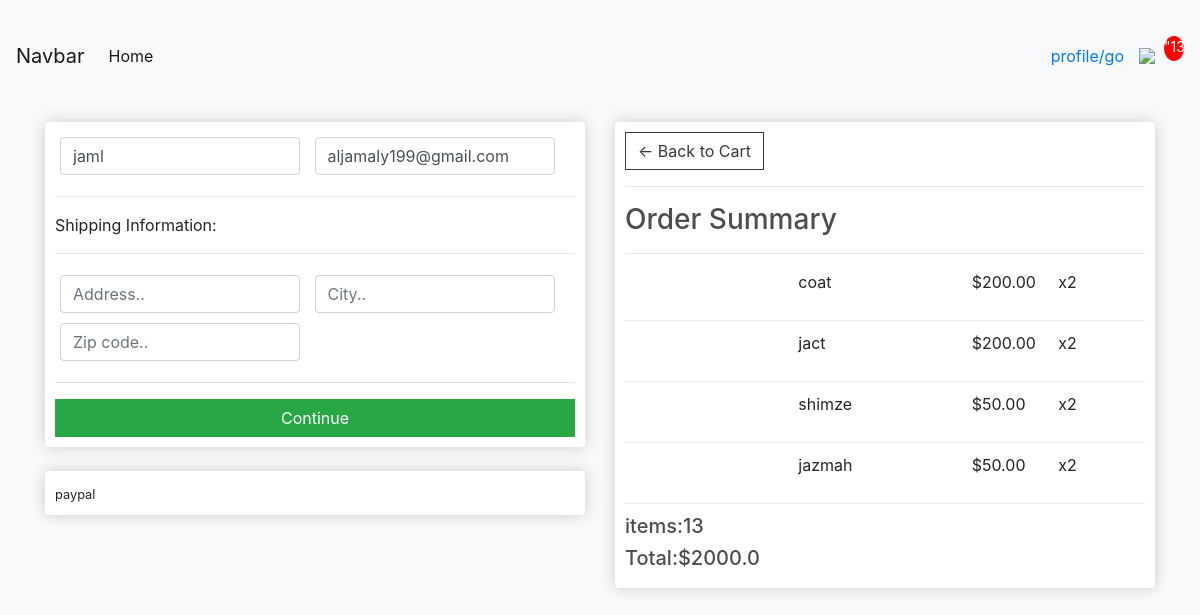
/checkout/ (signed in), run on the app's committed database.
### store/models.py (models this page shows, shortened)
class Customer(models.Model):
	 user=models.OneToOneField(User,null=True, blank=True,on_delete=models.CASCADE)
	 name=models.CharField(max_length=200)
	 email=models.CharField(max_length=200)

class OrderItem(models.Model):
	 product=models.ForeignKey(Product,null=True, blank=True,on_delete=models.CASCADE)
	 order=models.ForeignKey(Order,null=True, blank=True, on_delete=models.CASCADE)
	 quantity=models.IntegerField(default=0,blank=True)
	 date_added=models.DateTimeField(auto_now_add=True)
	 @property
	 def get_total(self):
	 	return self.product.price * self.quantity

class Product(models.Model):
	 name=models.CharField(max_length=200)
	 price =models.FloatField()
	 digital =models.BooleanField(default=False,blank=False)
	 image=models.ImageField(null=True,blank=True)

class Order(models.Model):
	 customer=models.ForeignKey(Customer,null=True, blank=True,on_delete=models.CASCADE)
	 date_ordered=models.DateTimeField( auto_now_add=True)
	 complete =models.BooleanField(default=False,blank=False)
	 transaction_id=models.IntegerField(primary_key=True,unique=True)
	 @property
	 def get_cart_total(self):
	 	orderitems=self.orderitem_set.all()
	 	total=sum([item.get_total for item in orderitems])
	 	return total
	 @property
	 def shipping(self):
	 	shipping=False
	 	orderitems=self.orderitem_set.all()
	 	for i in orderitems:
	 		 if i.product.digital==False:
	 		     shipping=True
	 	return  shipping
	 @property
	 def get_cart_item(self):
	 	orderitems=self.orderitem_set.all()
	 	total=sum([item.quantity for item in orderitems])
	 	return total

### store/views.py (the view)
# urls.py: path('checkout/', views.checkout, name='checkout'),
def checkout(request):
	     customer=Customer.objects.get(user=request.user)
	     data=cartData(request)
	     cartItems=data['cartItems']
	     order=data['order']
	     items=data['items']
	     context={'items':items,'order':order,'cartItems':cartItems,'customer':customer}
	     return render(request,'store/chuckout-r.html',context)

### store/utils.py (called while the page is built)
def cartData(request):
	if request.user.is_authenticated:
		ss=request.user
		customer,created=Customer.objects.get_or_create(user=ss)
		order,created=Order.objects.get_or_create(customer=customer,complete=False)
		items=order.orderitem_set.all()
		cartItems=order.get_cart_item
	else:
		 cookieData=cookieCart(request)
		 cartItems=cookieData['cartItems']
		 order=cookieData['order']
		 items=cookieData['items']
	return{'items':items,'order':order,'cartItems':cartItems}

### store/templates/store/chuckout-r.html (shortened to what this page needs)
{% extends 'store/main.html' %}
{% load static %}
{% block content %}
     <div class="row">
    <div class="col-lg-6">
      <div class="box-element" id="form-wrapper">
        <form id="form">
          <div id="user-info">
            <div class="form-field">
              <input required class="form-control" type="text" value="{{ customer.user }}" name="name" placeholder="Name.." >
            </div>
            <div class="form-field">
              <input required class="form-control" type="email" value="{{ customer.user.email }}" placeholder="Email..">
            </div>
          </div>
          <div id="shipping_info">
            <hr>
            <p>Shipping Information:</p>
            <hr>
            <div class="form-field">
              <input class="form-control" type="text" name="address" placeholder="Address..">
            </div>
            <div class="form-field">
              <input class="form-control" type="text" name="city" placeholder="City..">
            </div>
            <div class="form-field">
              <input class="form-control" type="text" name="zipcode" placeholder="Zip code..">
            </div>
          </div>
          <hr>
          <button id="form-button" class="btn btn-success btn-block"  >
            Continue
          </button>
        </form>
      </div>
      <br>
      <div class="box-element" id="payment-info">
        <small> paypal</small>
             </div>
    </div>
    <div class="col-lg-6">
      <div class="box-element " >
        <a  class="btn btn-outline-dark" href="{% url 'cart' %}">&#x2190; Back to Cart</a>
        <hr>
        <h3>Order Summary</h3>
        <hr>
        {% for i in items %}
        <div class="cart-row">
          <div style="flex:2"><img class="row-image" src="{{item.product.imageURL}}">
          </div>
        <div style="flex:2"><p>{{i.product.name}}</p></div>
        <div style="flex:1"><p>${{i.product.price|floatformat:2}}</p></div>
          <div style="flex:1"><p>x2</p></div>
        </div>
      {% endfor %}
        <h5>items:{{order.get_cart_item}}</h5>
        <h5>Total:${{order.get_cart_total}}</h5>
      </div>
    </div>
  </div>
{%  endblock %}

### static/css/main.css (style rules this page uses)
body { background-color: hsl(0, 0%, 98%); }
h1,h2,h3,h4,h5,h6 { color:hsl(0, 0%, 30%); }
.box-element { box-shadow:hsl(0, 0%, 80%) 0 0 16px; background-color: #fff; border-radius: 4px; padding: 10px; }
.col-lg-4, .col-lg-6, .col-lg-8, .col-lg-12 { margin-top: 10px; }
.btn { border-radius: 0; }
.form-field { width:250px; display: inline-block; padding: 5px; }
.cart-row { display: flex; align-items: flex-stretch; padding-bottom: 10px; margin-bottom: 10px; border-bottom: 1px solid #ececec; }

### data on the page
Customer: name "jaml", user.email "aljamaly199@gmail.com"
OrderItem: product.name "coat", product.price "200.00"
OrderItem: product.name "jact", product.price "200.00"
OrderItem: product.name "shimze", product.price "50.00"
OrderItem: product.name "jazmah", product.price "50.00"
Order: get_cart_item "13", get_cart_total "2000.0"

### other printed values
{{ cartItems }} "13"
